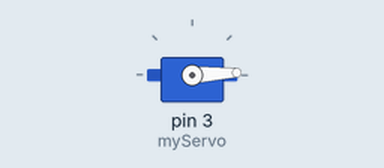
Recording of a sketch running on a simulated Arduino Uno, built with avr-gcc and run on an emulated ATmega328P. On the bench: servo.

Above: at 0.05 s.
At 0.9 s:
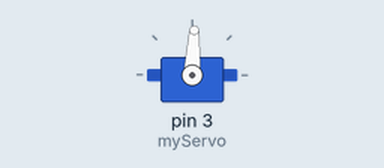
At 1.75 s:
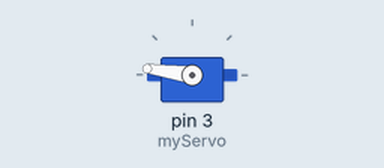
At 3.45 s:
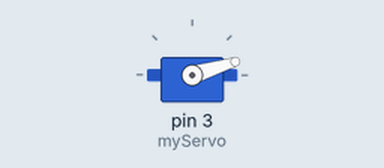
Timing chart, 0 to 8.3 s (numbered marks = the images above):
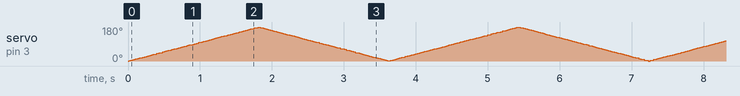

The sketch:

servo_fadeInFadeOutsketch_feb21a.ino
```cpp
#include <Servo.h>

int ledpin1 = 3;
int counter = 0;

long prevMillis = 0;
int interval = 10;

boolean flipFlop = false;

Servo myServo;

void setup() {
  // put your setup code here, to run once:
  //  pinMode(ledpin1, OUTPUT);
  myServo.attach(3);
}

void loop() {
  // put your main code here, to run repeatedly:
//  analogWrite(ledpin1, counter);

myServo.write(counter);

  //confirm that 10 milliseconds have passed, then save the last time that we confirmed that
  if (millis() - prevMillis >= interval) {
    prevMillis = millis(); // 10ms have passed!

    if (flipFlop == false) {
      counter = counter + 1;
    } else {
      counter = counter - 1;
    }
    // increase the counter by 1; max is 255 brightness
    // counter = counter + 1; // always look for establish a limit
    // create a pendulum action use a boolean statement

  }

  if (counter >= 180) {
    flipFlop = true;
    //counter = 0;
  }

  if (counter <= 0) {
    flipFlop = false;
  }
}

//    delay(10);
```
